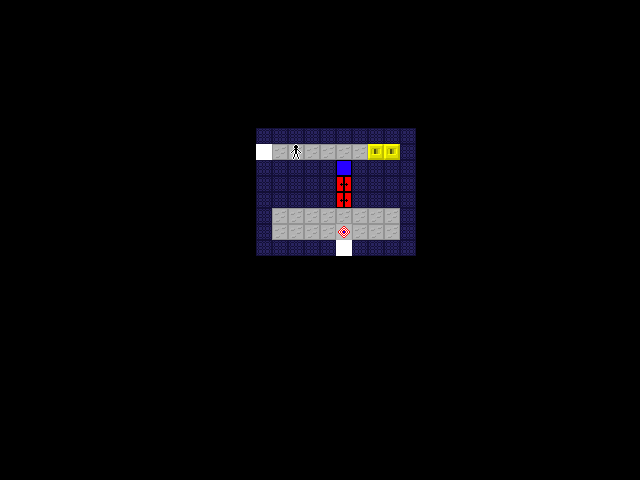

Below is a game level as drawn by its tile map, then a one-line description and the .tmx that defines it (tile-layer data replaced by summaries):
An orthogonal 40x30 tile map with 16x16 px tiles, 5 tile layers (tiles, pieces, pieces2, pieces3, ...) and 2 objects.

<map version="1.10" tiledversion="1.11.0" orientation="orthogonal" renderorder="right-down" width="40" height="30" tilewidth="16" tileheight="16" infinite="0" nextlayerid="8" nextobjectid="9">
 <tileset firstgid="1" name="tiles" tilewidth="16" tileheight="16" tilecount="81" columns="9">
  <image source="tiles.png" width="144" height="144" />
 </tileset>
 <layer id="1" name="tiles" width="40" height="30">
  <data>[1200 cells, 80 non-empty, 5 distinct tile ids]</data>
 </layer>
 <layer id="2" name="pieces" width="40" height="30">
  <data>[1200 cells, 4 non-empty, 2 distinct tile ids]</data>
 </layer>
 <layer id="6" name="pieces2" width="40" height="30">
  <data>[1200 cells, 0 non-empty, 0 distinct tile ids]</data>
 </layer>
 <layer id="7" name="pieces3" width="40" height="30">
  <data>[1200 cells, 0 non-empty, 0 distinct tile ids]</data>
 </layer>
 <layer id="3" name="actors" width="40" height="30">
  <data>[1200 cells, 1 non-empty, 1 distinct tile ids]</data>
 </layer>
 <objectgroup id="5" name="connectors">
  <object id="6" x="391.409" y="151.239">
   <polyline points="0,0 -48.7137,50.413" />
  </object>
  <object id="8" x="375.25" y="152.75">
   <polyline points="0,0 -31.25,31.25" />
  </object>
 </objectgroup>
</map>
